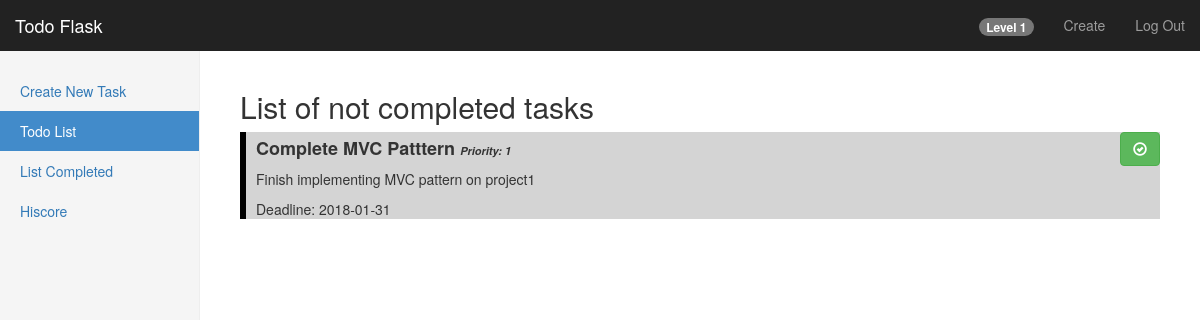
The page /dashboard/list (signed in) on the database as committed earlier.
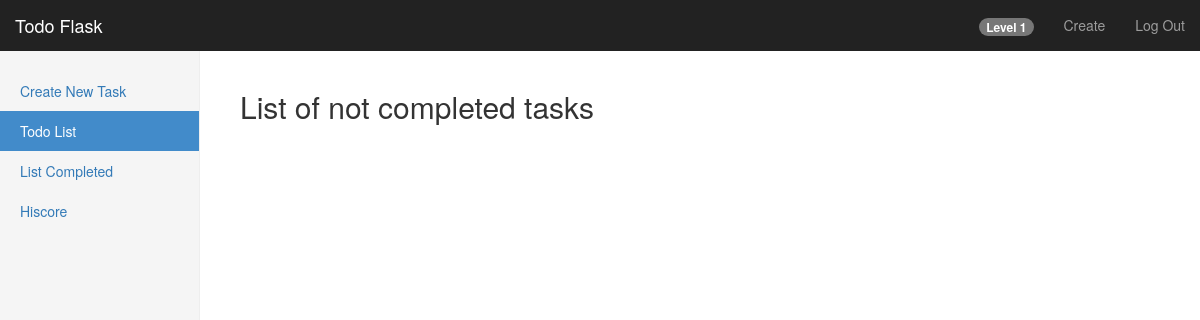
The same page on the database as committed later.
### models/task.py (models this page shows)
class Task(db.Model):
    id = db.Column(db.Integer, primary_key=True)
    user_id = db.Column(db.Integer, db.ForeignKey('user.id'))
    title = db.Column(db.String(50))
    description = db.Column(db.String(200))
    priority = db.Column(db.Integer)
    completed = db.Column(db.Integer)
    xp = db.Column(db.Integer)
    deadline = db.Column(db.Date)

### route.py (the view)
@app.route('/dashboard/list')
@login_required
def dashboard_list():
    tasks = view_task(author=current_user, completed='0')
    level_up(current_user)
    if request.args.get('complete') == '1':
        update_complete_task()
        reward_user(current_user)
        return redirect(url_for('dashboard_list'))
    return render_template('/dashboard/list.html', tasks=tasks, level=get_user_level(current_user))

### controllers/experience_controller.py (called while the page is built)
def get_user_level(current_user):
    user = Experience.query.filter_by(author=current_user).first()
    return user.level

def level_up(current_user):
    user_xp = Experience.query.filter_by(author=current_user).first()
    xp_table = ExperienceTable.query.get(user_xp.level)
    if user_xp.total_xp >= xp_table.xp:
        update = Experience.query.filter_by(author=current_user.i).first()
        remainder = round(fabs(user_xp.total_xp - xp_table.xp), 1)
        update.xp = remainder
        update.level += 1
        db.session.commit()

### controllers/task_controller.py (called while the page is built)
def view_task(author, completed):
    tasks = Task.query.filter_by(author=author, completed=completed).order_by(Task.priority.desc()).all()
    return tasks

### route.py (called while the page is built)
@login_manager.user_loader
def load_user(user_id):
    return User.query.get(int(user_id))

### templates/dashboard/list.html (shortened to what this page needs)
{% extends "bootstrap/base.html" %}
{% import "bootstrap/wtf.html" as wtf %}
{% block styles %}
    {{super()}}
    <link rel="stylesheet" href="{{url_for('.static', filename='dashboard.css')}}">
    <link rel="stylesheet" href="{{url_for('.static', filename='dashboard-list.css')}}">
{% endblock %}
{% block content %}
    <nav class="navbar navbar-inverse navbar-fixed-top">
        <div class="container-fluid">
            <div class="navbar-header">
                <a class="navbar-brand" href="#">Todo Flask</a>
            </div>
            <div id="navbar" class="navbar-collapse collapse">
                <ul class="nav navbar-nav navbar-right">
                    <li><a><span class="badge">Level {{level}}</span></a></li>
                    <li><a href="/dashboard/create">Create</a></li>
                    <li><a href="/logout">Log Out</a></li>
                </ul>
            </div>
        </div>
    </nav>
    <div class="container-fluid">
        <div class="row">
            <div class="col-sm-3 col-md-2 sidebar">
                <ul class="nav nav-sidebar">
                    <li><a href="/dashboard/create">Create New Task</a></li>
                    <li class="active"><a href="/dashboard/list">Todo List</a></li>
                    <li><a href="/dashboard/complete">List Completed</a></li>
                    <li><a href="/dashboard/hiscore">Hiscore</a></li>
                </ul>
            </div>
            <div class="col-sm-9 col-sm-offset-3 col-md-10 col-md-offset-2 main">
                <h2>List of not completed tasks</h2>
                {% for task in tasks %}
                    <div class="header-title">
                        <a href="/dashboard/list?complete=1&id={{task.id}}" class="pull-right btn btn-success btn-small">
                            <span class="glyphicon glyphicon-ok-circle"></span>
                        </a>
                        <h4>{{task.title}} <span class="small-text">Priority: {{task.priority}}</span></h4>
                        <p>{{task.description}}</p>
                        <p>Deadline: {{task.deadline}}</p>
                    </div>
                {% endfor %}
            </div>
        </div>
    </div>
{% endblock %}

Rows that differ between the two databases and show on the page:
no longer on this page (row edited): Task: title "Complete MVC Patttern", priority "1", description "Finish implementing MVC pattern on project1", deadline "2018-01-31"
